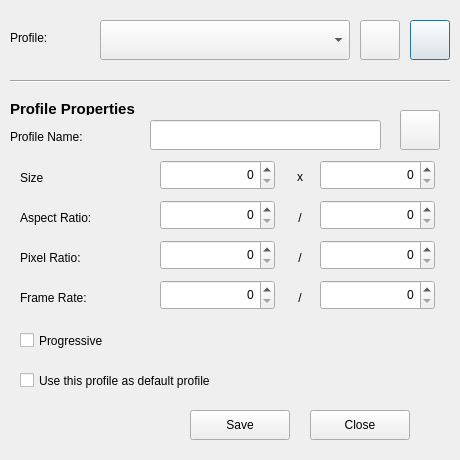
<?xml version="1.0" encoding="UTF-8"?>
<ui version="4.0">
 <class>Dialog</class>
 <widget class="QDialog" name="Dialog">
  <property name="geometry">
   <rect>
    <x>0</x>
    <y>0</y>
    <width>460</width>
    <height>460</height>
   </rect>
  </property>
  <property name="windowTitle">
   <string>Profiles Manager</string>
  </property>
  <property name="windowIcon">
   <iconset>
    <normaloff>../../../xdg/openshot.svg</normaloff>../../../xdg/openshot.svg</iconset>
  </property>
  <property name="locale">
   <locale language="English" country="UnitedStates"/>
  </property>
  <widget class="QLabel" name="label">
   <property name="geometry">
    <rect>
     <x>10</x>
     <y>30</y>
     <width>80</width>
     <height>15</height>
    </rect>
   </property>
   <property name="text">
    <string>&lt;html&gt;&lt;head/&gt;&lt;body&gt;&lt;p&gt;Profile:&lt;/p&gt;&lt;/body&gt;&lt;/html&gt;</string>
   </property>
  </widget>
  <widget class="QPushButton" name="btnremoveprofile">
   <property name="geometry">
    <rect>
     <x>410</x>
     <y>20</y>
     <width>40</width>
     <height>40</height>
    </rect>
   </property>
   <property name="icon">
    <iconset theme="remove">
     <normaloff/>
    </iconset>
   </property>
   <property name="iconSize">
    <size>
     <width>32</width>
     <height>32</height>
    </size>
   </property>
  </widget>
  <widget class="QPushButton" name="btnaddprofile">
   <property name="geometry">
    <rect>
     <x>360</x>
     <y>20</y>
     <width>40</width>
     <height>40</height>
    </rect>
   </property>
   <property name="icon">
    <iconset theme="add">
     <normaloff/>
    </iconset>
   </property>
   <property name="iconSize">
    <size>
     <width>32</width>
     <height>32</height>
    </size>
   </property>
  </widget>
  <widget class="QComboBox" name="cmbprofiles">
   <property name="geometry">
    <rect>
     <x>100</x>
     <y>20</y>
     <width>250</width>
     <height>40</height>
    </rect>
   </property>
  </widget>
  <widget class="Line" name="line">
   <property name="geometry">
    <rect>
     <x>10</x>
     <y>80</y>
     <width>440</width>
     <height>3</height>
    </rect>
   </property>
   <property name="orientation">
    <enum>Qt::Horizontal</enum>
   </property>
  </widget>
  <widget class="QLabel" name="label_2">
   <property name="geometry">
    <rect>
     <x>10</x>
     <y>100</y>
     <width>150</width>
     <height>15</height>
    </rect>
   </property>
   <property name="text">
    <string>&lt;html&gt;&lt;head/&gt;&lt;body&gt;&lt;p&gt;&lt;span style=&quot; font-size:11pt; font-weight:600;&quot;&gt;Profile Properties&lt;/span&gt;&lt;/p&gt;&lt;/body&gt;&lt;/html&gt;</string>
   </property>
  </widget>
  <widget class="QLabel" name="label_3">
   <property name="geometry">
    <rect>
     <x>10</x>
     <y>130</y>
     <width>130</width>
     <height>15</height>
    </rect>
   </property>
   <property name="text">
    <string>&lt;html&gt;&lt;head/&gt;&lt;body&gt;&lt;p&gt;Profile Name:&lt;/p&gt;&lt;/body&gt;&lt;/html&gt;</string>
   </property>
  </widget>
  <widget class="QLineEdit" name="lblprofilename">
   <property name="geometry">
    <rect>
     <x>150</x>
     <y>120</y>
     <width>231</width>
     <height>30</height>
    </rect>
   </property>
  </widget>
  <widget class="QPushButton" name="btnadd">
   <property name="geometry">
    <rect>
     <x>400</x>
     <y>110</y>
     <width>40</width>
     <height>40</height>
    </rect>
   </property>
   <property name="icon">
    <iconset theme="gtk-open">
     <normaloff/>
    </iconset>
   </property>
   <property name="iconSize">
    <size>
     <width>32</width>
     <height>32</height>
    </size>
   </property>
  </widget>
  <widget class="QLabel" name="label_4">
   <property name="geometry">
    <rect>
     <x>20</x>
     <y>170</y>
     <width>111</width>
     <height>16</height>
    </rect>
   </property>
   <property name="text">
    <string>&lt;html&gt;&lt;head/&gt;&lt;body&gt;&lt;p&gt;Size&lt;/p&gt;&lt;/body&gt;&lt;/html&gt;</string>
   </property>
  </widget>
  <widget class="QLabel" name="label_5">
   <property name="geometry">
    <rect>
     <x>280</x>
     <y>170</y>
     <width>40</width>
     <height>15</height>
    </rect>
   </property>
   <property name="text">
    <string>&lt;html&gt;&lt;head/&gt;&lt;body&gt;&lt;p&gt;x&lt;/p&gt;&lt;/body&gt;&lt;/html&gt;</string>
   </property>
   <property name="alignment">
    <set>Qt::AlignCenter</set>
   </property>
  </widget>
  <widget class="QLabel" name="label_6">
   <property name="geometry">
    <rect>
     <x>280</x>
     <y>210</y>
     <width>40</width>
     <height>15</height>
    </rect>
   </property>
   <property name="text">
    <string>/</string>
   </property>
   <property name="alignment">
    <set>Qt::AlignCenter</set>
   </property>
  </widget>
  <widget class="QLabel" name="label_7">
   <property name="geometry">
    <rect>
     <x>280</x>
     <y>250</y>
     <width>40</width>
     <height>15</height>
    </rect>
   </property>
   <property name="text">
    <string>/</string>
   </property>
   <property name="alignment">
    <set>Qt::AlignCenter</set>
   </property>
  </widget>
  <widget class="QLabel" name="label_8">
   <property name="geometry">
    <rect>
     <x>280</x>
     <y>290</y>
     <width>40</width>
     <height>15</height>
    </rect>
   </property>
   <property name="text">
    <string>/</string>
   </property>
   <property name="alignment">
    <set>Qt::AlignCenter</set>
   </property>
  </widget>
  <widget class="QCheckBox" name="chkprogressive">
   <property name="geometry">
    <rect>
     <x>20</x>
     <y>330</y>
     <width>521</width>
     <height>21</height>
    </rect>
   </property>
   <property name="text">
    <string>Progressive</string>
   </property>
  </widget>
  <widget class="QCheckBox" name="chkdefaultprofile">
   <property name="geometry">
    <rect>
     <x>20</x>
     <y>370</y>
     <width>391</width>
     <height>21</height>
    </rect>
   </property>
   <property name="text">
    <string>Use this profile as default profile</string>
   </property>
  </widget>
  <widget class="QPushButton" name="btnsave">
   <property name="geometry">
    <rect>
     <x>190</x>
     <y>410</y>
     <width>100</width>
     <height>30</height>
    </rect>
   </property>
   <property name="text">
    <string>Save</string>
   </property>
  </widget>
  <widget class="QPushButton" name="btnclose">
   <property name="geometry">
    <rect>
     <x>310</x>
     <y>410</y>
     <width>100</width>
     <height>30</height>
    </rect>
   </property>
   <property name="text">
    <string>Close</string>
   </property>
  </widget>
  <widget class="QSpinBox" name="spnsizetwo">
   <property name="geometry">
    <rect>
     <x>320</x>
     <y>160</y>
     <width>115</width>
     <height>30</height>
    </rect>
   </property>
   <property name="alignment">
    <set>Qt::AlignRight|Qt::AlignTrailing|Qt::AlignVCenter</set>
   </property>
  </widget>
  <widget class="QSpinBox" name="spnratioaspecttwo">
   <property name="geometry">
    <rect>
     <x>320</x>
     <y>200</y>
     <width>115</width>
     <height>30</height>
    </rect>
   </property>
   <property name="alignment">
    <set>Qt::AlignRight|Qt::AlignTrailing|Qt::AlignVCenter</set>
   </property>
  </widget>
  <widget class="QSpinBox" name="spnratiopixeltwo">
   <property name="geometry">
    <rect>
     <x>320</x>
     <y>240</y>
     <width>115</width>
     <height>30</height>
    </rect>
   </property>
   <property name="alignment">
    <set>Qt::AlignRight|Qt::AlignTrailing|Qt::AlignVCenter</set>
   </property>
  </widget>
  <widget class="QSpinBox" name="spnframeratetwo">
   <property name="geometry">
    <rect>
     <x>320</x>
     <y>280</y>
     <width>115</width>
     <height>30</height>
    </rect>
   </property>
   <property name="alignment">
    <set>Qt::AlignRight|Qt::AlignTrailing|Qt::AlignVCenter</set>
   </property>
  </widget>
  <widget class="QSpinBox" name="spbsize">
   <property name="geometry">
    <rect>
     <x>160</x>
     <y>160</y>
     <width>115</width>
     <height>30</height>
    </rect>
   </property>
   <property name="alignment">
    <set>Qt::AlignRight|Qt::AlignTrailing|Qt::AlignVCenter</set>
   </property>
  </widget>
  <widget class="QSpinBox" name="spnratioaspect">
   <property name="geometry">
    <rect>
     <x>160</x>
     <y>200</y>
     <width>115</width>
     <height>30</height>
    </rect>
   </property>
   <property name="alignment">
    <set>Qt::AlignRight|Qt::AlignTrailing|Qt::AlignVCenter</set>
   </property>
  </widget>
  <widget class="QSpinBox" name="spnratiopixel">
   <property name="geometry">
    <rect>
     <x>160</x>
     <y>240</y>
     <width>115</width>
     <height>30</height>
    </rect>
   </property>
   <property name="alignment">
    <set>Qt::AlignRight|Qt::AlignTrailing|Qt::AlignVCenter</set>
   </property>
  </widget>
  <widget class="QSpinBox" name="spnframerate">
   <property name="geometry">
    <rect>
     <x>160</x>
     <y>280</y>
     <width>115</width>
     <height>30</height>
    </rect>
   </property>
   <property name="alignment">
    <set>Qt::AlignRight|Qt::AlignTrailing|Qt::AlignVCenter</set>
   </property>
  </widget>
  <widget class="QLabel" name="label_9">
   <property name="geometry">
    <rect>
     <x>20</x>
     <y>210</y>
     <width>121</width>
     <height>16</height>
    </rect>
   </property>
   <property name="text">
    <string>&lt;html&gt;&lt;head/&gt;&lt;body&gt;&lt;p&gt;Aspect Ratio:&lt;/p&gt;&lt;/body&gt;&lt;/html&gt;</string>
   </property>
  </widget>
  <widget class="QLabel" name="label_10">
   <property name="geometry">
    <rect>
     <x>20</x>
     <y>250</y>
     <width>111</width>
     <height>16</height>
    </rect>
   </property>
   <property name="text">
    <string>&lt;html&gt;&lt;head/&gt;&lt;body&gt;&lt;p&gt;Pixel Ratio:&lt;/p&gt;&lt;/body&gt;&lt;/html&gt;</string>
   </property>
  </widget>
  <widget class="QLabel" name="label_11">
   <property name="geometry">
    <rect>
     <x>20</x>
     <y>290</y>
     <width>131</width>
     <height>16</height>
    </rect>
   </property>
   <property name="text">
    <string>&lt;html&gt;&lt;head/&gt;&lt;body&gt;&lt;p&gt;Frame Rate:&lt;/p&gt;&lt;/body&gt;&lt;/html&gt;</string>
   </property>
  </widget>
 </widget>
 <resources/>
 <connections>
  <connection>
   <sender>btnclose</sender>
   <signal>clicked()</signal>
   <receiver>Dialog</receiver>
   <slot>reject()</slot>
   <hints>
    <hint type="sourcelabel">
     <x>339</x>
     <y>424</y>
    </hint>
    <hint type="destinationlabel">
     <x>443</x>
     <y>445</y>
    </hint>
   </hints>
  </connection>
  <connection>
   <sender>btnsave</sender>
   <signal>clicked()</signal>
   <receiver>Dialog</receiver>
   <slot>accept()</slot>
   <hints>
    <hint type="sourcelabel">
     <x>247</x>
     <y>423</y>
    </hint>
    <hint type="destinationlabel">
     <x>138</x>
     <y>435</y>
    </hint>
   </hints>
  </connection>
 </connections>
</ui>
